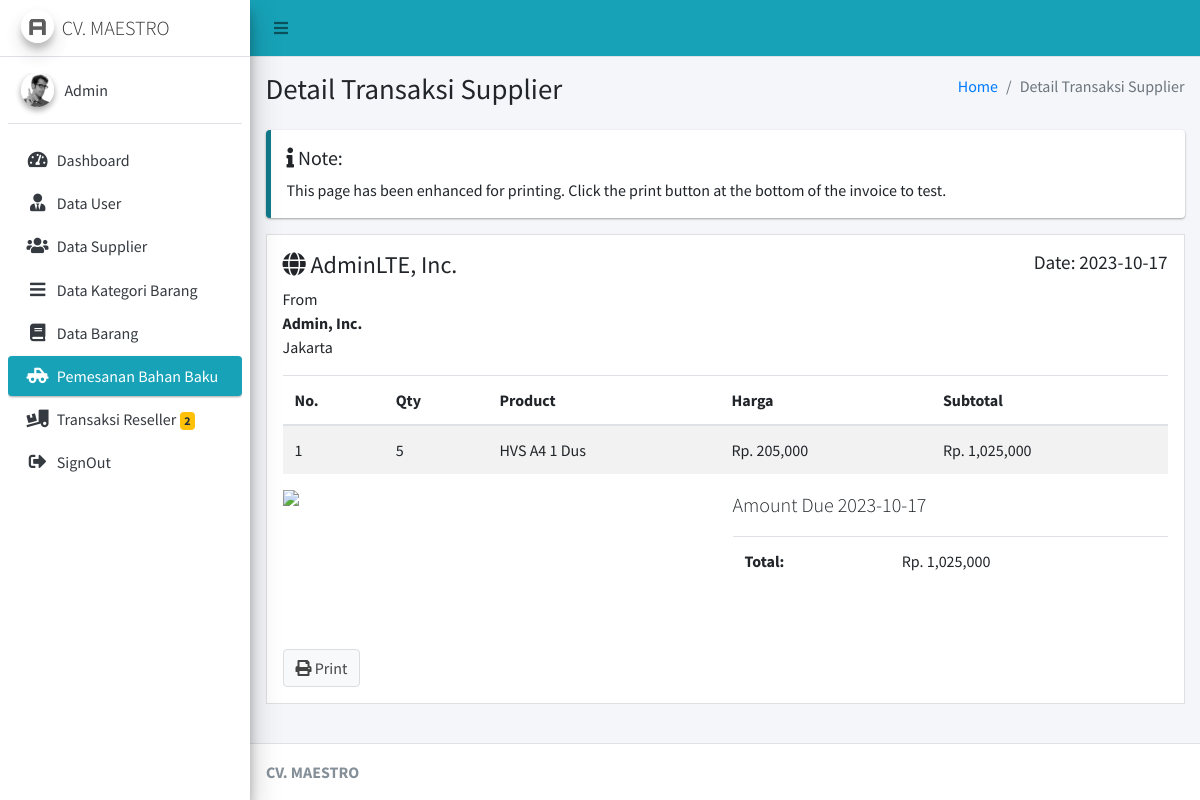
/Admin/cTransaksi/detail_transaksi/1 (signed in), run on the app's committed database.
### tables this page shows
CREATE TABLE `po_bb` (
  `id_po_bb` int(11) NOT NULL,
  `id_user` int(11) NOT NULL,
  `id_supplier` int(11) NOT NULL,
  `tgl_transaksi` varchar(15) NOT NULL,
  `total_bayar` varchar(15) NOT NULL,
  `stat_bayar` int(11) NOT NULL,
  `bukti_bayar` text NOT NULL,
  `status_order` int(11) NOT NULL,
  `alamat_pengiriman` text NOT NULL
);

CREATE TABLE `po_dbb` (
  `id_po_dbb` int(11) NOT NULL,
  `id_po_bb` int(11) NOT NULL,
  `id_jenis` int(11) NOT NULL,
  `qty` int(11) NOT NULL
);

CREATE TABLE `jenis_barang` (
  `id_jenis` int(11) NOT NULL,
  `id_kategori` int(11) NOT NULL,
  `id_supplier` int(11) NOT NULL,
  `nama_barang` varchar(125) NOT NULL,
  `deskripsi` text NOT NULL,
  `satuan` varchar(15) NOT NULL,
  `harga_supplier` varchar(20) DEFAULT NULL,
  `stok_supplier` int(11) DEFAULT NULL,
  `harga_gudang` varchar(20) DEFAULT NULL,
  `stok_gudang` int(11) DEFAULT NULL,
  `stok_minimal` int(11) NOT NULL,
  `gambar` text NOT NULL,
  `type` int(11) NOT NULL
);

### application/controllers/Admin/cTransaksi.php (called while the page is built, shortened)
<?php
class cTransaksi extends CI_Controller
{
	public function __construct()
	{
		$this->load->model('mTransaksi');
		$this->load->model('mSupplier');
	}
	public function detail_transaksi($id)
	{
		$data = array(
			'transaksi' => $this->mTransaksi->detail_transaksi($id)
		);
		$this->load->view('Admin/Layout/head');
		$this->load->view('Admin/Layout/aside');
		$this->load->view('Admin/TransaksiSupplier/vDetailTransaksi', $data);
		$this->load->view('Admin/Layout/footer');
	}
}

### index.php (called while the page is built, shortened)
<?php
require_once BASEPATH.'core/CodeIgniter.php';

### application/models/mTransaksi.php (called while the page is built, shortened)
<?php
class mTransaksi extends CI_Model
{
	public function detail_transaksi($id)
	{
		$data['transaksi'] = $this->db->query("SELECT * FROM `po_bb` WHERE id_po_bb='" . $id . "'")->row();
		$data['detail'] = $this->db->query("SELECT * FROM `po_bb` JOIN po_dbb ON po_bb.id_po_bb=po_dbb.id_po_bb JOIN jenis_barang ON po_dbb.id_jenis=jenis_barang.id_jenis WHERE po_bb.id_po_bb='" . $id . "'")->result();
		return $data;
	}
}

### application/views/Admin/TransaksiSupplier/vDetailTransaksi.php (the view, shortened to what this page needs)
<div class="content-wrapper">
	<section class="content-header">
		<div class="container-fluid">
			<div class="row mb-2">
				<div class="col-sm-6">
					<h1>Detail Transaksi Supplier</h1>
				</div>
				<div class="col-sm-6">
					<ol class="breadcrumb float-sm-right">
						<li class="breadcrumb-item"><a href="#">Home</a></li>
						<li class="breadcrumb-item active">Detail Transaksi Supplier</li>
					</ol>
				</div>
			</div>
		</div>
	</section>
	<section class="content">
		<div class="container-fluid">
			<div class="row">
				<div class="col-12">
					<div class="callout callout-info">
						<h5><i class="fas fa-info"></i> Note:</h5>
						This page has been enhanced for printing. Click the print button at the bottom of the invoice to test.
					</div>
					<div class="invoice p-3 mb-3">
						<div class="row">
							<div class="col-12">
								<h4>
									<i class="fas fa-globe"></i> AdminLTE, Inc.
									<small class="float-right">Date: <?= date('Y-m-d') ?></small>
								</h4>
							</div>
						</div>
						<div class="row invoice-info">
							<div class="col-sm-4 invoice-col">
								From
								<address>
									<strong>Admin, Inc.</strong><br>
									<?= $transaksi['transaksi']->alamat_pengiriman ?><br>
								</address>
							</div>
						</div>
						<div class="row">
							<div class="col-12 table-responsive">
								<table class="table table-striped">
									<thead>
										<tr>
											<th>No.</th>
											<th>Qty</th>
											<th>Product</th>
											<th>Harga</th>
											<th>Subtotal</th>
										</tr>
									</thead>
									<tbody>
										<?php
										$no = 1;
										foreach ($transaksi['detail'] as $key => $value) {
										?>
											<tr>
												<td><?= $no++ ?></td>
												<td><?= $value->qty ?></td>
												<td><?= $value->nama_barang ?></td>
												<td>Rp. <?= number_format($value->harga_supplier)  ?></td>
												<td>Rp. <?= number_format($value->harga_supplier * $value->qty)  ?></td>
											</tr>
										<?php
										}
										?>
									</tbody>
								</table>
							</div>
						</div>
						<div class="row">
							<div class="col-6">
								<?php
								if ($transaksi['transaksi']->stat_bayar == '0') {
								?>
									<?php echo form_open_multipart('Admin/cTransaksi/bayar/' . $transaksi['transaksi']->id_po_bb); ?>
									<label>Pembayaran</label>
									<input type="file" name="bayar" class="form-control">
									<button type="submit" class="btn btn-success mt-3"><i class="far fa-credit-card"></i> Submit
										Payment
									</button>
									</form>
								<?php
								} else {
								?>
									<img class="mb-5" style="width: 150px;" src="<?= base_url('asset/pembayaran/' . $transaksi['transaksi']->bukti_bayar)  ?>">
								<?php
								}
								?>
							</div>
							<div class="col-6">
								<p class="lead">Amount Due <?= date('Y-m-d') ?></p>
								<div class="table-responsive">
									<table class="table">
										<tr>
											<th>Total:</th>
											<td>Rp. <?= number_format($transaksi['transaksi']->total_bayar)  ?></td>
										</tr>
									</table>
								</div>
							</div>
						</div>
						<div class="row no-print">
							<div class="col-12">
								<button type="button" onclick="window.print()" class="btn btn-default mt-5"><i class="fas fa-print"></i> Print</button>
							</div>
						</div>
					</div>
				</div>
			</div>
		</div>
	</section>
</div>

### data on the page
po_bb: alamat_pengiriman "Jakarta", total_bayar "1,025,000"
po_dbb: qty "5", id_jenis.nama_barang "HVS A4 1 Dus", id_jenis.harga_supplier "205,000", $value->harga_supplier * $value->qty "1,025,000"

### other printed values
$data->jml "2"
